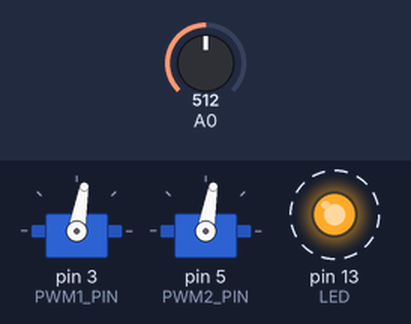
A sketch run on a simulated Arduino Uno, built with avr-gcc and run on an emulated ATmega328P. Parts: 2 × servo, output pins drawn as LEDs (lit = HIGH). Dashed ring = blinking. The inputs (shaded band) are chosen by the test bench; at power-on: A0 = 512. What the sketch prints to the serial monitor is not drawn.

Above: at 1.2 s.
1.3 s: A0 set to 306
At 1.51 s:
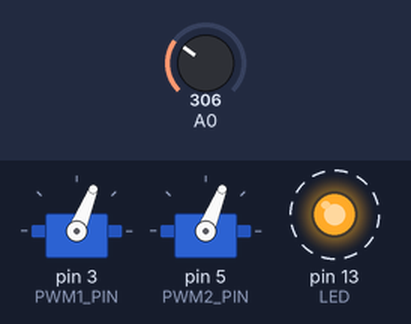
4.3 s: A0 set to 122
At 4.48 s:
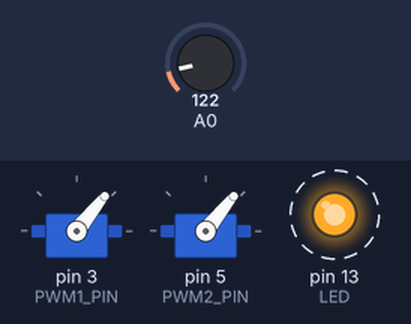
7.3 s: A0 set to 40
At 7.65 s:
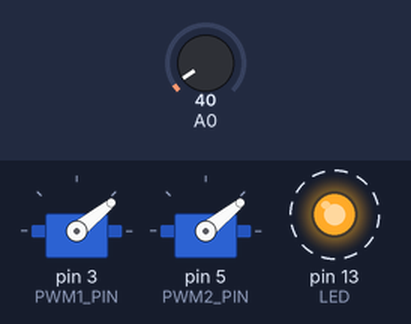
10.3 s: A0 set to 511
At 10.52 s:
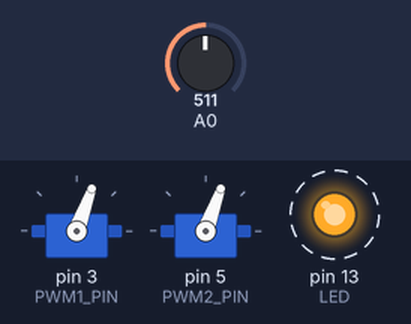
13.3 s: A0 set to 900
At 13.49 s:
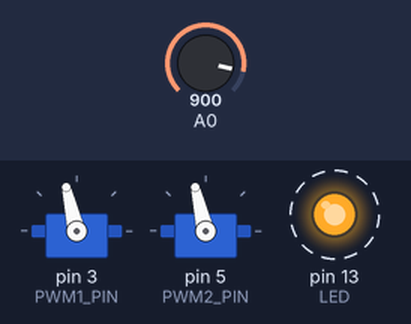
16.3 s: A0 set to 1023
At 16.46 s:
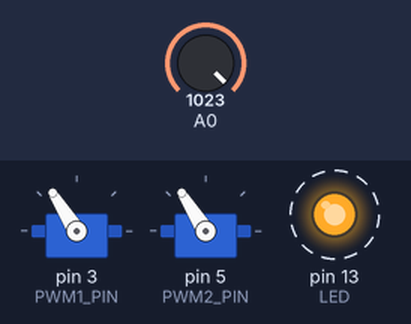
Timing chart, 0 to 20.3 s (numbered marks = the images above; inputs shaded):
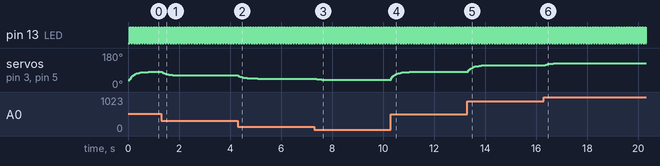

The sketch:

motor_ctl_1.ino
```cpp
#include <Servo.h>

#define LED  (13)

Servo pwm1, pwm2;

#define PWM1_PIN (3)
#define PWM2_PIN (5)

#define ESC_DISARM (900)

#define THROTTLE_MIN (1150)
#define THROTTLE_MAX (1850)

#define dt 0.05

float alpha = dt / (1.0/(2 * 3.14159265 * 1) + dt);

void writeMotors(int throttle)
{
  pwm1.writeMicroseconds(throttle);
  pwm2.writeMicroseconds(throttle);
}

void setup() {
  Serial.begin(115200);
  // initialize the LED pin as an output.
  pinMode(LED, OUTPUT);
  pwm1.attach(PWM1_PIN);
  pwm2.attach(PWM2_PIN);
  digitalWrite(LED, HIGH);
// writeMotors(THROTTLE_MAX);
// delay(3000);
  writeMotors(ESC_DISARM);
  digitalWrite(LED, LOW);
  delay(20);
}

// the loop routine runs over and over again forever:
void loop() {
  static unsigned int ledState = LOW;
  static unsigned long lastLedTime = millis();
  static int sensorRaw = 0, sensorValue = 0;
  if( millis() - lastLedTime > 50 )
  {
    ledState = (ledState == LOW) ? HIGH : LOW;
    digitalWrite(LED, ledState);
    lastLedTime = millis();
    sensorRaw = analogRead(A0);
    sensorValue = alpha * ((float)sensorRaw) + (1.0 - alpha)*((float)sensorValue);
  }

  int throttle = map(sensorValue, 0, 1023, ESC_DISARM, THROTTLE_MAX);
  writeMotors(throttle);
  Serial.println(throttle);
}
```

Measured:
- after the input at 1.3 s, servo on pin 3 (PWM1_PIN), servo on pin 5 (PWM2_PIN): moves from 80° to 62° over 0.61 s, starting after 0.05 s
- after the input at 4.3 s, servo on pin 3 (PWM1_PIN), servo on pin 5 (PWM2_PIN): moves from 62° to 45° over 0.77 s, starting at once
- after the input at 7.3 s, servo on pin 3 (PWM1_PIN), servo on pin 5 (PWM2_PIN): 45° → 40° at once, → 39° 0.26 s later, → 38° 0.20 s later
- after the input at 10.3 s, servo on pin 3 (PWM1_PIN), servo on pin 5 (PWM2_PIN): moves from 38° to 80° over 0.72 s, starting at once
- after the input at 13.3 s, servo on pin 3 (PWM1_PIN), servo on pin 5 (PWM2_PIN): moves from 80° to 115° over 0.67 s, starting at once
- after the input at 16.3 s, servo on pin 3 (PWM1_PIN), servo on pin 5 (PWM2_PIN): 115° → 124° after 0.05 s, → 125° 0.31 s later, → 126° 0.15 s later
- by itself, pin 13 (LED): alternates HIGH for 0.05 s and LOW for 0.05 s
